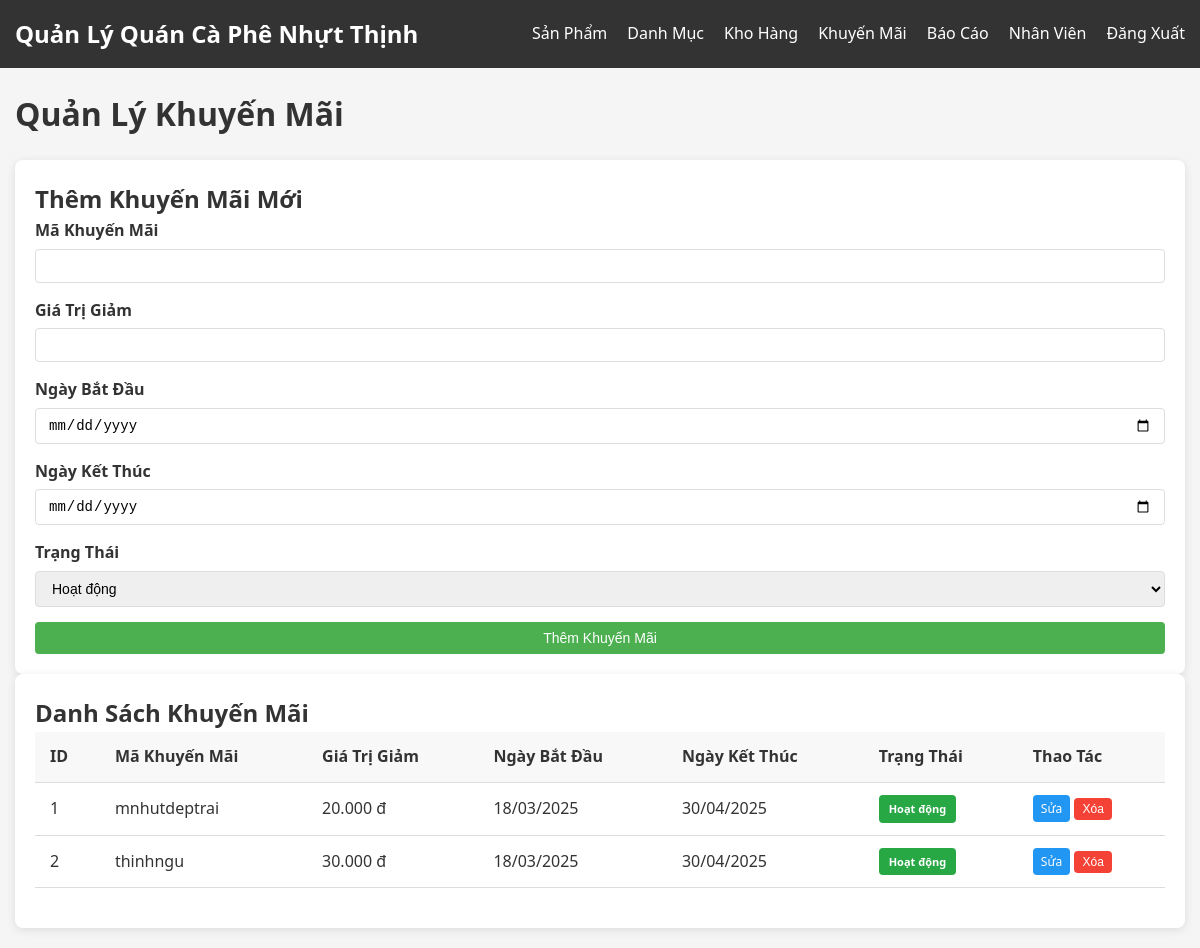
Page /admin/promotions.php (signed in) on the earlier database version.
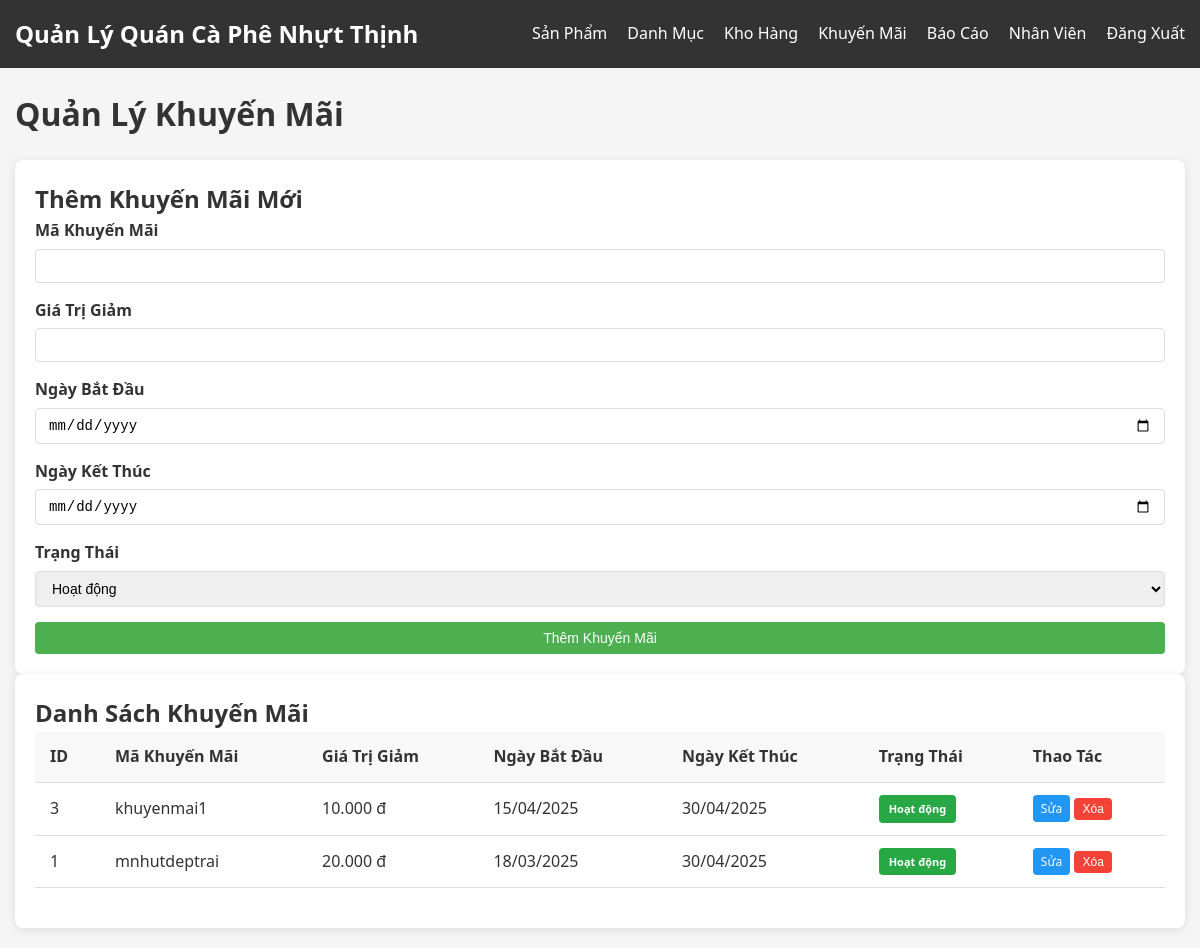
Same page on the later database version.
### tables this page shows
CREATE TABLE `promotions` (
  `promo_id` int(11) NOT NULL,
  `discount_code` varchar(50) NOT NULL,
  `discount_value` decimal(10,2) NOT NULL,
  `start_date` date NOT NULL,
  `end_date` date NOT NULL,
  `status` enum('Hoạt động','Hết hạn') DEFAULT 'Hoạt động'
);

### config/functions.php (called while the page is built, shortened)
<?php
function formatCurrency($amount) {
    return number_format($amount, 0, ',', '.') . ' đ';
}
?>

### admin/promotions.php (the view, shortened to what the changed rows need)
<?php
require_once '../config/db.php';
require_once '../config/functions.php';
$promotions_query = "SELECT * FROM Promotions ORDER BY start_date DESC";
$promotions_result = $conn->query($promotions_query);
$edit_promotion = null;
?>
<!DOCTYPE html>
<html lang="vi">
<head>
    <link rel="stylesheet" href="../assets/css/style.css">
</head>
<body>
    <div class="container">
        <div class="dashboard">
            <div class="dashboard-header">
                <h1>Quản Lý Khuyến Mãi</h1>
            </div>
            <div class="row">
                <div class="col-md-4">
                    <div class="card">
                        <h2><?php echo $edit_promotion ? 'Cập Nhật Khuyến Mãi' : 'Thêm Khuyến Mãi Mới'; ?></h2>
                    </div>
                </div>
                <div class="col-md-8">
                    <div class="card">
                        <h2>Danh Sách Khuyến Mãi</h2>
                        <table class="table">
                            <thead>
                                <tr>
                                    <th>ID</th>
                                    <th>Mã Khuyến Mãi</th>
                                    <th>Giá Trị Giảm</th>
                                    <th>Ngày Bắt Đầu</th>
                                    <th>Ngày Kết Thúc</th>
                                    <th>Trạng Thái</th>
                                    <th>Thao Tác</th>
                                </tr>
                            </thead>
                            <tbody>
                                <?php if ($promotions_result->num_rows > 0): ?>
                                    <?php while ($promotion = $promotions_result->fetch_assoc()): ?>
                                        <tr>
                                            <td><?php echo $promotion['promo_id']; ?></td>
                                            <td><?php echo $promotion['discount_code']; ?></td>
                                            <td><?php echo formatCurrency($promotion['discount_value']); ?></td>
                                            <td><?php echo date('d/m/Y', strtotime($promotion['start_date'])); ?></td>
                                            <td><?php echo date('d/m/Y', strtotime($promotion['end_date'])); ?></td>
                                            <td><span class="status-badge status-<?php echo strtolower(str_replace(' ', '-', $promotion['status'])); ?>"><?php echo $promotion['status']; ?></span></td>
                                            <td>
                                                <a href="promotions.php?edit=<?php echo $promotion['promo_id']; ?>" class="btn btn-secondary btn-sm">Sửa</a>
                                                <form method="POST" action="promotions.php" style="display:inline;" onsubmit="return confirm('Bạn có chắc muốn xóa khuyến mãi này?');">
                                                    <button type="submit" name="delete_promotion" class="btn btn-danger btn-sm">Xóa</button>
                                                </form>
                                            </td>
                                        </tr>
                                    <?php endwhile; ?>
                                <?php else: ?>
                                    <tr><td colspan="7" class="text-center">Không có khuyến mãi nào</td></tr>
                                <?php endif; ?>
                            </tbody>
                        </table>
                    </div>
                </div>
            </div>
        </div>
    </div>
</body>
</html>

Differences in the rows shown:
removed promotions: promo_id "2", discount_code "thinhngu", discount_value "30.000 đ", start_date "18/03/2025", end_date "30/04/2025", status "Hoạt động"
added promotions: promo_id "3", discount_code "khuyenmai1", discount_value "10.000 đ", start_date "15/04/2025", end_date "30/04/2025", status "Hoạt động"
